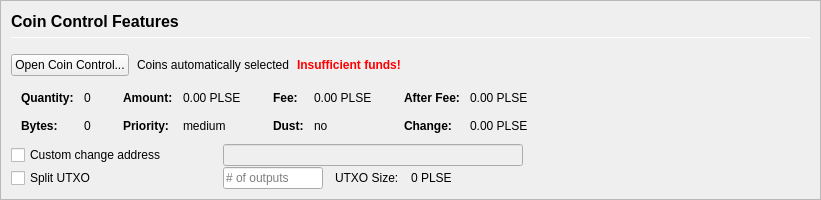
         <widget class="QFrame" name="frameCoinControl">
          <property name="sizePolicy">
           <sizepolicy hsizetype="Expanding" vsizetype="Expanding">
            <horstretch>0</horstretch>
            <verstretch>0</verstretch>
           </sizepolicy>
          </property>
          <property name="maximumSize">
           <size>
            <width>16777215</width>
            <height>16777215</height>
           </size>
          </property>
          <property name="frameShape">
           <enum>QFrame::StyledPanel</enum>
          </property>
          <property name="frameShadow">
           <enum>QFrame::Sunken</enum>
          </property>
          <layout class="QVBoxLayout" name="verticalLayoutCoinControl2">
           <property name="spacing">
            <number>0</number>
           </property>
           <property name="leftMargin">
            <number>0</number>
           </property>
           <property name="topMargin">
            <number>0</number>
           </property>
           <property name="rightMargin">
            <number>0</number>
           </property>
           <property name="bottomMargin">
            <number>0</number>
           </property>
           <item>
            <widget class="QFrame" name="frameCoinControl_BG">
             <layout class="QVBoxLayout" name="verticalLayoutCoinControl" stretch="0,0,0,0,0,0">
              <property name="spacing">
               <number>1</number>
              </property>
              <property name="leftMargin">
               <number>10</number>
              </property>
              <property name="topMargin">
               <number>10</number>
              </property>
              <item>
               <layout class="QHBoxLayout" name="horizontalLayoutCoinControl1">
                <property name="bottomMargin">
                 <number>15</number>
                </property>
                <item>
                 <layout class="QVBoxLayout" name="verticalLayout_3">
                  <property name="spacing">
                   <number>6</number>
                  </property>
                  <item>
                   <widget class="QLabel" name="labelCoinControlFeatures">
                    <property name="sizePolicy">
                     <sizepolicy hsizetype="Preferred" vsizetype="Maximum">
                      <horstretch>0</horstretch>
                      <verstretch>0</verstretch>
                     </sizepolicy>
                    </property>
                    <property name="minimumSize">
                     <size>
                      <width>0</width>
                      <height>20</height>
                     </size>
                    </property>
                    <property name="font">
                     <font>
                      <pointsize>12</pointsize>
                      <weight>75</weight>
                      <bold>true</bold>
                     </font>
                    </property>
                    <property name="styleSheet">
                     <string notr="true">font-weight:bold;</string>
                    </property>
                    <property name="text">
                     <string>Coin Control Features</string>
                    </property>
                   </widget>
                  </item>
                  <item>
                   <widget class="Line" name="line">
                    <property name="minimumSize">
                     <size>
                      <width>0</width>
                      <height>1</height>
                     </size>
                    </property>
                    <property name="maximumSize">
                     <size>
                      <width>16777215</width>
                      <height>1</height>
                     </size>
                    </property>
                    <property name="orientation">
                     <enum>Qt::Horizontal</enum>
                    </property>
                   </widget>
                  </item>
                 </layout>
                </item>
               </layout>
              </item>
              <item>
               <layout class="QHBoxLayout" name="horizontalLayoutCoinControl2" stretch="0,0,0,0">
                <property name="spacing">
                 <number>8</number>
                </property>
                <property name="bottomMargin">
                 <number>10</number>
                </property>
                <item>
                 <widget class="QPushButton" name="pushButtonCoinControl">
                  <property name="styleSheet">
                   <string notr="true"/>
                  </property>
                  <property name="text">
                   <string>Open Coin Control...</string>
                  </property>
                  <property name="autoDefault">
                   <bool>false</bool>
                  </property>
                 </widget>
                </item>
                <item>
                 <widget class="QLabel" name="labelCoinControlAutomaticallySelected">
                  <property name="text">
                   <string>Coins automatically selected</string>
                  </property>
                  <property name="margin">
                   <number>5</number>
                  </property>
                 </widget>
                </item>
                <item>
                 <widget class="QLabel" name="labelCoinControlInsuffFunds">
                  <property name="font">
                   <font>
                    <weight>75</weight>
                    <bold>true</bold>
                   </font>
                  </property>
                  <property name="styleSheet">
                   <string notr="true">color:red;font-weight:bold;</string>
                  </property>
                  <property name="text">
                   <string>Insufficient funds!</string>
                  </property>
                  <property name="margin">
                   <number>5</number>
                  </property>
                 </widget>
                </item>
                <item>
                 <spacer name="horizontalSpacerCoinControl">
                  <property name="orientation">
                   <enum>Qt::Horizontal</enum>
                  </property>
                  <property name="sizeHint" stdset="0">
                   <size>
                    <width>40</width>
                    <height>1</height>
                   </size>
                  </property>
                 </spacer>
                </item>
               </layout>
              </item>
              <item>
               <widget class="QWidget" name="widgetCoinControl" native="true">
                <property name="sizePolicy">
                 <sizepolicy hsizetype="Preferred" vsizetype="Preferred">
                  <horstretch>0</horstretch>
                  <verstretch>0</verstretch>
                 </sizepolicy>
                </property>
                <property name="minimumSize">
                 <size>
                  <width>0</width>
                  <height>0</height>
                 </size>
                </property>
                <property name="styleSheet">
                 <string notr="true"/>
                </property>
                <layout class="QHBoxLayout" name="horizontalLayoutCoinControl5">
                 <property name="leftMargin">
                  <number>0</number>
                 </property>
                 <property name="topMargin">
                  <number>0</number>
                 </property>
                 <property name="rightMargin">
                  <number>0</number>
                 </property>
                 <property name="bottomMargin">
                  <number>0</number>
                 </property>
                 <item>
                  <layout class="QHBoxLayout" name="horizontalLayoutCoinControl3" stretch="0,0,0,1">
                   <property name="spacing">
                    <number>20</number>
                   </property>
                   <property name="topMargin">
                    <number>0</number>
                   </property>
                   <property name="bottomMargin">
                    <number>10</number>
                   </property>
                   <item>
                    <layout class="QFormLayout" name="formLayoutCoinControl1">
                     <property name="horizontalSpacing">
                      <number>10</number>
                     </property>
                     <property name="verticalSpacing">
                      <number>14</number>
                     </property>
                     <property name="leftMargin">
                      <number>10</number>
                     </property>
                     <property name="topMargin">
                      <number>4</number>
                     </property>
                     <property name="rightMargin">
                      <number>6</number>
                     </property>
                     <item row="0" column="0">
                      <widget class="QLabel" name="labelCoinControlQuantityText">
                       <property name="font">
                        <font>
                         <weight>75</weight>
                         <bold>true</bold>
                        </font>
                       </property>
                       <property name="text">
                        <string>Quantity:</string>
                       </property>
                       <property name="margin">
                        <number>0</number>
                       </property>
                      </widget>
                     </item>
                     <item row="0" column="1">
                      <widget class="QLabel" name="labelCoinControlQuantity">
                       <property name="cursor">
                        <cursorShape>IBeamCursor</cursorShape>
                       </property>
                       <property name="contextMenuPolicy">
                        <enum>Qt::ActionsContextMenu</enum>
                       </property>
                       <property name="text">
                        <string notr="true">0</string>
                       </property>
                       <property name="margin">
                        <number>0</number>
                       </property>
                       <property name="textInteractionFlags">
                        <set>Qt::LinksAccessibleByMouse|Qt::TextSelectableByKeyboard|Qt::TextSelectableByMouse</set>
                       </property>
                      </widget>
                     </item>
                     <item row="1" column="0">
                      <widget class="QLabel" name="labelCoinControlBytesText">
                       <property name="font">
                        <font>
                         <weight>75</weight>
                         <bold>true</bold>
                        </font>
                       </property>
                       <property name="text">
                        <string>Bytes:</string>
                       </property>
                      </widget>
                     </item>
                     <item row="1" column="1">
                      <widget class="QLabel" name="labelCoinControlBytes">
                       <property name="cursor">
                        <cursorShape>IBeamCursor</cursorShape>
                       </property>
                       <property name="contextMenuPolicy">
                        <enum>Qt::ActionsContextMenu</enum>
                       </property>
                       <property name="text">
                        <string notr="true">0</string>
                       </property>
                       <property name="textInteractionFlags">
                        <set>Qt::LinksAccessibleByMouse|Qt::TextSelectableByKeyboard|Qt::TextSelectableByMouse</set>
                       </property>
                      </widget>
                     </item>
                    </layout>
                   </item>
                   <item>
                    <layout class="QFormLayout" name="formLayoutCoinControl2">
                     <property name="horizontalSpacing">
                      <number>10</number>
                     </property>
                     <property name="verticalSpacing">
                      <number>14</number>
                     </property>
                     <property name="leftMargin">
                      <number>6</number>
                     </property>
                     <property name="topMargin">
                      <number>4</number>
                     </property>
                     <property name="rightMargin">
                      <number>6</number>
                     </property>
                     <item row="0" column="0">
                      <widget class="QLabel" name="labelCoinControlAmountText">
                       <property name="font">
                        <font>
                         <weight>75</weight>
                         <bold>true</bold>
                        </font>
                       </property>
                       <property name="text">
                        <string>Amount:</string>
                       </property>
                       <property name="margin">
                        <number>0</number>
                       </property>
                      </widget>
                     </item>
                     <item row="0" column="1">
                      <widget class="QLabel" name="labelCoinControlAmount">
                       <property name="cursor">
                        <cursorShape>IBeamCursor</cursorShape>
                       </property>
                       <property name="contextMenuPolicy">
                        <enum>Qt::ActionsContextMenu</enum>
                       </property>
                       <property name="text">
                        <string notr="true">0.00 PLSE</string>
                       </property>
                       <property name="textInteractionFlags">
                        <set>Qt::LinksAccessibleByMouse|Qt::TextSelectableByKeyboard|Qt::TextSelectableByMouse</set>
                       </property>
                      </widget>
                     </item>
                     <item row="1" column="0">
                      <widget class="QLabel" name="labelCoinControlPriorityText">
                       <property name="font">
                        <font>
                         <weight>75</weight>
                         <bold>true</bold>
                        </font>
                       </property>
                       <property name="text">
                        <string>Priority:</string>
                       </property>
                      </widget>
                     </item>
                     <item row="1" column="1">
                      <widget class="QLabel" name="labelCoinControlPriority">
                       <property name="cursor">
                        <cursorShape>IBeamCursor</cursorShape>
                       </property>
                       <property name="contextMenuPolicy">
                        <enum>Qt::ActionsContextMenu</enum>
                       </property>
                       <property name="text">
                        <string>medium</string>
                       </property>
                       <property name="textInteractionFlags">
                        <set>Qt::LinksAccessibleByMouse|Qt::TextSelectableByKeyboard|Qt::TextSelectableByMouse</set>
                       </property>
                      </widget>
                     </item>
                    </layout>
                   </item>
                   <item>
                    <layout class="QFormLayout" name="formLayoutCoinControl3">
                     <property name="horizontalSpacing">
                      <number>10</number>
                     </property>
                     <property name="verticalSpacing">
                      <number>14</number>
                     </property>
                     <property name="leftMargin">
                      <number>6</number>
                     </property>
                     <property name="topMargin">
                      <number>4</number>
                     </property>
                     <property name="rightMargin">
                      <number>6</number>
                     </property>
                     <item row="0" column="0">
                      <widget class="QLabel" name="labelCoinControlFeeText">
                       <property name="font">
                        <font>
                         <weight>75</weight>
                         <bold>true</bold>
                        </font>
                       </property>
                       <property name="text">
                        <string>Fee:</string>
                       </property>
                       <property name="margin">
                        <number>0</number>
                       </property>
                      </widget>
                     </item>
                     <item row="0" column="1">
                      <widget class="QLabel" name="labelCoinControlFee">
                       <property name="cursor">
                        <cursorShape>IBeamCursor</cursorShape>
                       </property>
                       <property name="contextMenuPolicy">
                        <enum>Qt::ActionsContextMenu</enum>
                       </property>
                       <property name="text">
                        <string notr="true">0.00 PLSE</string>
                       </property>
                       <property name="textInteractionFlags">
                        <set>Qt::LinksAccessibleByMouse|Qt::TextSelectableByKeyboard|Qt::TextSelectableByMouse</set>
                       </property>
                      </widget>
                     </item>
                     <item row="1" column="0">
                      <widget class="QLabel" name="labelCoinControlLowOutputText">
                       <property name="font">
                        <font>
                         <weight>75</weight>
                         <bold>true</bold>
                        </font>
                       </property>
                       <property name="text">
                        <string>Dust:</string>
                       </property>
                      </widget>
                     </item>
                     <item row="1" column="1">
                      <widget class="QLabel" name="labelCoinControlLowOutput">
                       <property name="cursor">
                        <cursorShape>IBeamCursor</cursorShape>
                       </property>
                       <property name="contextMenuPolicy">
                        <enum>Qt::ActionsContextMenu</enum>
                       </property>
                       <property name="text">
                        <string>no</string>
                       </property>
                       <property name="textInteractionFlags">
                        <set>Qt::LinksAccessibleByMouse|Qt::TextSelectableByKeyboard|Qt::TextSelectableByMouse</set>
                       </property>
                      </widget>
                     </item>
                    </layout>
                   </item>
                   <item>
                    <layout class="QFormLayout" name="formLayoutCoinControl4">
                     <property name="horizontalSpacing">
                      <number>10</number>
                     </property>
                     <property name="verticalSpacing">
                      <number>14</number>
                     </property>
                     <property name="leftMargin">
                      <number>6</number>
                     </property>
                     <property name="topMargin">
                      <number>4</number>
                     </property>
                     <property name="rightMargin">
                      <number>6</number>
                     </property>
                     <item row="0" column="0">
                      <widget class="QLabel" name="labelCoinControlAfterFeeText">
                       <property name="font">
                        <font>
                         <weight>75</weight>
                         <bold>true</bold>
                        </font>
                       </property>
                       <property name="text">
                        <string>After Fee:</string>
                       </property>
                       <property name="margin">
                        <number>0</number>
                       </property>
                      </widget>
                     </item>
                     <item row="0" column="1">
                      <widget class="QLabel" name="labelCoinControlAfterFee">
                       <property name="cursor">
                        <cursorShape>IBeamCursor</cursorShape>
                       </property>
                       <property name="contextMenuPolicy">
                        <enum>Qt::ActionsContextMenu</enum>
                       </property>
                       <property name="text">
                        <string notr="true">0.00 PLSE</string>
                       </property>
                       <property name="textInteractionFlags">
                        <set>Qt::LinksAccessibleByMouse|Qt::TextSelectableByKeyboard|Qt::TextSelectableByMouse</set>
                       </property>
                      </widget>
                     </item>
                     <item row="1" column="0">
                      <widget class="QLabel" name="labelCoinControlChangeText">
                       <property name="font">
                        <font>
                         <weight>75</weight>
                         <bold>true</bold>
                        </font>
                       </property>
                       <property name="text">
                        <string>Change:</string>
                       </property>
                      </widget>
                     </item>
                     <item row="1" column="1">
                      <widget class="QLabel" name="labelCoinControlChange">
                       <property name="cursor">
                        <cursorShape>IBeamCursor</cursorShape>
                       </property>
                       <property name="contextMenuPolicy">
                        <enum>Qt::ActionsContextMenu</enum>
                       </property>
                       <property name="text">
                        <string notr="true">0.00 PLSE</string>
                       </property>
                       <property name="textInteractionFlags">
                        <set>Qt::LinksAccessibleByMouse|Qt::TextSelectableByKeyboard|Qt::TextSelectableByMouse</set>
                       </property>
                      </widget>
                     </item>
                    </layout>
                   </item>
                  </layout>
                 </item>
                </layout>
               </widget>
              </item>
              <item>
               <layout class="QHBoxLayout" name="horizontalLayoutCoinControl4">
                <property name="spacing">
                 <number>12</number>
                </property>
                <property name="sizeConstraint">
                 <enum>QLayout::SetDefaultConstraint</enum>
                </property>
                <property name="topMargin">
                 <number>0</number>
                </property>
                <property name="rightMargin">
                 <number>0</number>
                </property>
                <item>
                 <widget class="QCheckBox" name="checkBoxCoinControlChange">
                  <property name="sizePolicy">
                   <sizepolicy hsizetype="Preferred" vsizetype="Preferred">
                    <horstretch>0</horstretch>
                    <verstretch>0</verstretch>
                   </sizepolicy>
                  </property>
                  <property name="minimumSize">
                   <size>
                    <width>200</width>
                    <height>0</height>
                   </size>
                  </property>
                  <property name="maximumSize">
                   <size>
                    <width>200</width>
                    <height>16777215</height>
                   </size>
                  </property>
                  <property name="toolTip">
                   <string>If this is activated, but the change address is empty or invalid, change will be sent to a newly generated address.</string>
                  </property>
                  <property name="text">
                   <string>Custom change address</string>
                  </property>
                 </widget>
                </item>
                <item>
                 <widget class="QValidatedLineEdit" name="lineEditCoinControlChange">
                  <property name="enabled">
                   <bool>false</bool>
                  </property>
                  <property name="sizePolicy">
                   <sizepolicy hsizetype="Preferred" vsizetype="Preferred">
                    <horstretch>0</horstretch>
                    <verstretch>0</verstretch>
                   </sizepolicy>
                  </property>
                  <property name="minimumSize">
                   <size>
                    <width>300</width>
                    <height>0</height>
                   </size>
                  </property>
                 </widget>
                </item>
                <item>
                 <widget class="QLabel" name="labelCoinControlChangeLabel">
                  <property name="sizePolicy">
                   <sizepolicy hsizetype="Preferred" vsizetype="Preferred">
                    <horstretch>0</horstretch>
                    <verstretch>0</verstretch>
                   </sizepolicy>
                  </property>
                  <property name="minimumSize">
                   <size>
                    <width>100</width>
                    <height>0</height>
                   </size>
                  </property>
                  <property name="text">
                   <string/>
                  </property>
                  <property name="margin">
                   <number>3</number>
                  </property>
                 </widget>
                </item>
               </layout>
              </item>
              <item>
               <layout class="QHBoxLayout" name="horizontalLayoutCoinControl6">
                <property name="spacing">
                 <number>12</number>
                </property>
                <property name="rightMargin">
                 <number>0</number>
                </property>
                <item>
                 <widget class="QCheckBox" name="splitBlockCheckBox">
                  <property name="sizePolicy">
                   <sizepolicy hsizetype="Preferred" vsizetype="Preferred">
                    <horstretch>0</horstretch>
                    <verstretch>0</verstretch>
                   </sizepolicy>
                  </property>
                  <property name="minimumSize">
                   <size>
                    <width>200</width>
                    <height>0</height>
                   </size>
                  </property>
                  <property name="maximumSize">
                   <size>
                    <width>200</width>
                    <height>16777215</height>
                   </size>
                  </property>
                  <property name="text">
                   <string>Split UTXO</string>
                  </property>
                 </widget>
                </item>
                <item>
                 <widget class="QLineEdit" name="splitBlockLineEdit">
                  <property name="sizePolicy">
                   <sizepolicy hsizetype="Preferred" vsizetype="Preferred">
                    <horstretch>50</horstretch>
                    <verstretch>0</verstretch>
                   </sizepolicy>
                  </property>
                  <property name="minimumSize">
                   <size>
                    <width>100</width>
                    <height>0</height>
                   </size>
                  </property>
                  <property name="maximumSize">
                   <size>
                    <width>100</width>
                    <height>16777215</height>
                   </size>
                  </property>
                  <property name="placeholderText">
                   <string># of outputs</string>
                  </property>
                 </widget>
                </item>
                <item>
                 <widget class="QLabel" name="labelBlockSizeText">
                  <property name="text">
                   <string>UTXO Size:</string>
                  </property>
                 </widget>
                </item>
                <item>
                 <widget class="QLabel" name="labelBlockSize">
                  <property name="text">
                   <string>0 PLSE</string>
                  </property>
                 </widget>
                </item>
                <item>
                 <spacer name="horizontalSpacer_7">
                  <property name="orientation">
                   <enum>Qt::Horizontal</enum>
                  </property>
                  <property name="sizeHint" stdset="0">
                   <size>
                    <width>40</width>
                    <height>20</height>
                   </size>
                  </property>
                 </spacer>
                </item>
               </layout>
              </item>
              <item>
               <spacer name="verticalSpacerCoinControl">
                <property name="orientation">
                 <enum>Qt::Vertical</enum>
                </property>
                <property name="sizeHint" stdset="0">
                 <size>
                  <width>800</width>
                  <height>1</height>
                 </size>
                </property>
               </spacer>
              </item>
             </layout>
            </widget>
           </item>
          </layout>
         </widget>
